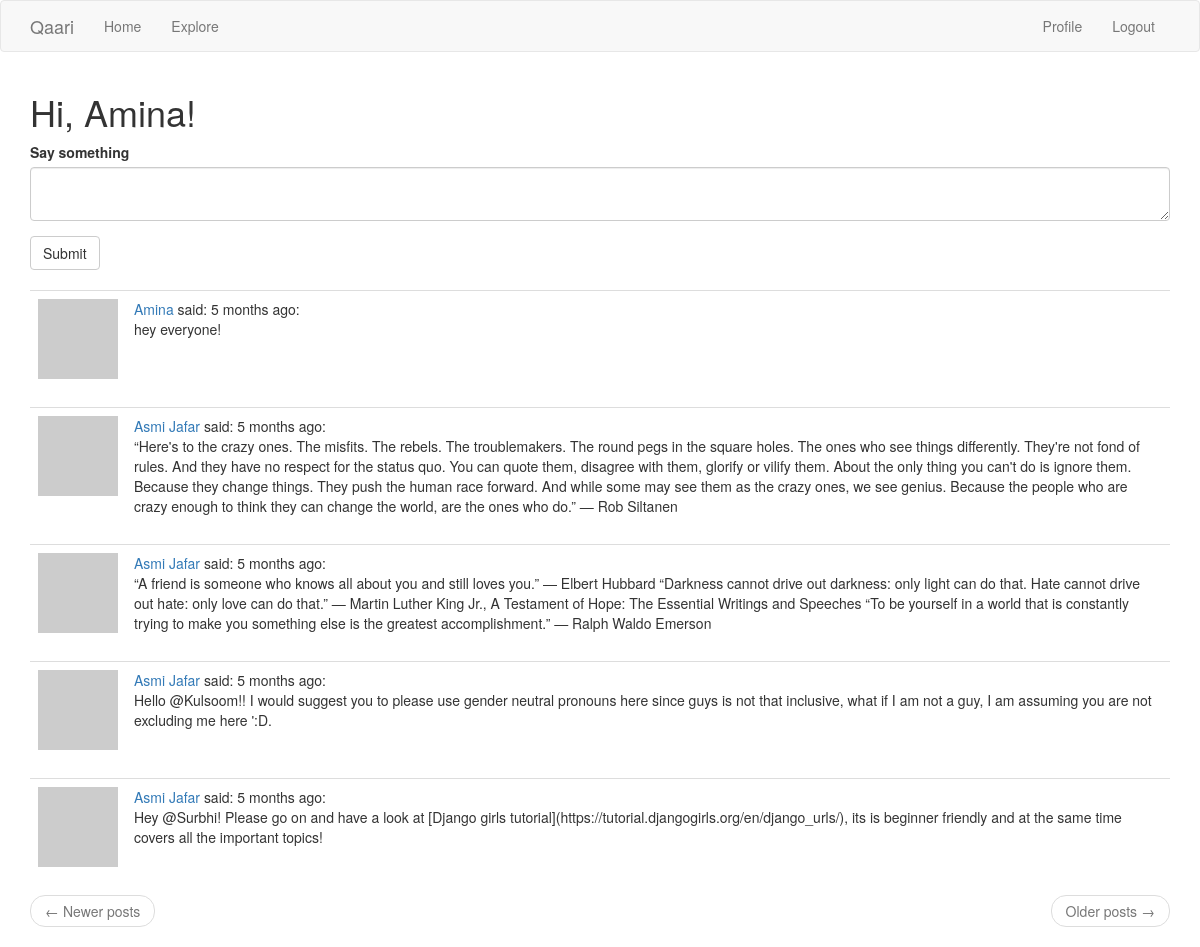
The page /index (signed in) on the database its author committed.
### app/models.py (models this page shows, shortened)
class User(UserMixin, db.Model):
    id = db.Column(db.Integer, primary_key=True)
    username = db.Column(db.String(64), index=True, unique=True)
    email = db.Column(db.String(120), index=True, unique=True)
    password_hash = db.Column(db.String(128))
    about_me = db.Column(db.String(140))
    last_seem = db.Column(db.DateTime, default=datetime.utcnow)
    posts = db.relationship('Post', backref='author', lazy='dynamic')
    followed = db.relationship(
        'User', secondary=followers,
        primaryjoin=(followers.c.follower_id == id),
        secondaryjoin=(followers.c.followed_id == id),
        backref=db.backref('followers', lazy='dynamic'), lazy='dynamic')
    def followed_posts(self):
        followed = Post.query.join(
            followers, (followers.c.followed_id == Post.user_id)).filter(
                followers.c.follower_id == self.id)
        own = Post.query.filter_by(user_id=self.id)
        return followed.union(own).order_by(Post.timestamp.desc())
    def avatar(self, size):
        digest = md5(self.email.lower().encode('utf-8')).hexdigest()
        return 'https://www.gravatar.com/avatar/{}?d=identicon&s={}'.format(
            digest, size)

class Post(db.Model):
    id = db.Column(db.Integer, primary_key=True)
    body = db.Column(db.String(140))
    timestamp = db.Column(db.DateTime, index=True, default=datetime.utcnow)
    user_id = db.Column(db.Integer, db.ForeignKey('user.id'))

### app/main/routes.py (the view)
@bp.route('/', methods=['GET', 'POST'])
@bp.route('/index', methods=['GET', 'POST'])
@login_required
def index():
    form = PostForm()
    if form.validate_on_submit():
        post = Post(body=form.post.data, author=current_user)
        db.session.add(post)
        db.session.commit()
        flash('Your post is now live!')
        return redirect(url_for('main.index'))
    page = request.args.get('page', 1, type=int)
    posts = current_user.followed_posts().paginate(
        page, current_app.config['POSTS_PER_PAGE'], False)
    next_url = url_for('main.index', page=posts.next_num) \
        if posts.has_next else None
    prev_url = url_for('main.index', page=posts.prev_num) \
        if posts.has_prev else None
    return render_template('index.html', title=('Home'), form=form,
                           posts=posts.items, next_url=next_url,
                           prev_url=prev_url)

### app/main/forms.py
class PostForm(FlaskForm):
    post = TextAreaField(('Say something'), validators=[DataRequired()])
    submit = SubmitField('Submit')

### app/main/routes.py (called while the page is built)
@bp.before_app_request
def before_request():
    if current_user.is_authenticated:
        current_user.last_seen = datetime.utcnow()
        db.session.commit()

### app/models.py (called while the page is built)
@login.user_loader
def load_user(id):
    return User.query.get(int(id))

### app/templates/index.html
{% extends "base.html" %}
{% import 'bootstrap/wtf.html' as wtf %}
{% block app_content %}
    <h1>Hi, {{ current_user.username }}!</h1>
    {% if form %}
    {{ wtf.quick_form(form) }}
    <br>
    {% endif %}
    {% for post in posts %}
        {% include '_post.html' %}
    {% endfor %}
    <nav aria-label="...">
        <ul class="pager">
            <li class="previous{% if not prev_url %} disabled{% endif %}">
                <a href="{{ prev_url or '#' }}">
                    <span aria-hidden="true">&larr;</span> Newer posts
                </a>
            </li>
            <li class="next{% if not next_url %} disabled{% endif %}">
                <a href="{{ next_url or '#' }}">
                    Older posts <span aria-hidden="true">&rarr;</span>
                </a>
            </li>
        </ul>
    </nav>
{% endblock %}

### app/templates/_post.html
    <table class="table table-hover">
        <tr>
            <td width="70px">
                <a href="{{ url_for('main.user', username=post.author.username) }}">
                    <img src="{{ post.author.avatar(70) }}" />
                </a>
            </td>
            <td>
                <a href="{{ url_for('main.user', username=post.author.username) }}">
                    {{ post.author.username }}
                </a>
                said: {{ moment(post.timestamp).fromNow() }}:
                <br>
                <span id="post{{ post.id }}">{{ post.body }}</span>
            </td>
        </tr>
    </table>

### rows shown on the page
User: username "Amina"
Post: author.username "Amina", timestamp "5 months ago", body "hey everyone!"
Post: author.username "Asmi Jafar", timestamp "5 months ago", body "“Here's to the crazy ones. The misfits. The rebels. The troublemakers. The round pegs in the square holes. The ones who see things differently. They're not fond of rules. And they have no respect for the status quo. You can quote them, disagree with them, glorify or vilify them. About the only thing you can't do is ignore them. Because they change things. They push the human race forward. And while some may see them as the crazy ones, we see genius. Because the people who are crazy enough to think they can change the world, are the ones who do.” ― Rob Siltanen"
Post: author.username "Asmi Jafar", timestamp "5 months ago", body "“A friend is someone who knows all about you and still loves you.” ― Elbert Hubbard “Darkness cannot drive out darkness: only light can do that. Hate cannot drive out hate: only love can do that.” ― Martin Luther King Jr., A Testament of Hope: The Essential Writings and Speeches “To be yourself in a world that is constantly trying to make you something else is the greatest accomplishment.” ― Ralph Waldo Emerson"
Post: author.username "Asmi Jafar", timestamp "5 months ago", body "Hello @Kulsoom!! I would suggest you to please use gender neutral pronouns here since guys is not that inclusive, what if I am not a guy, I am assuming you are not excluding me here ':D."
Post: author.username "Asmi Jafar", timestamp "5 months ago", body "Hey @Surbhi! Please go on and have a look at [Django girls tutorial](https://tutorial.djangogirls.org/en/django_urls/), its is beginner friendly and at the same time covers all the important topics!"
